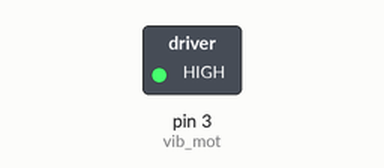
Bench run of a sketch on a simulated Arduino Uno, built with avr-gcc and run on an emulated ATmega328P. On the bench: switched loads named in the sketch (green lamp = pin HIGH). Dashed ring = blinking.

Above: at 0.4 s.
Timing chart, 0 to 3.0 s (numbered marks = the images above):
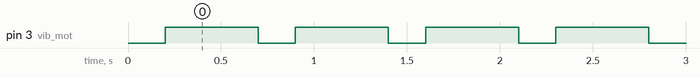

Measured:
- by itself, pin 3 (vib_mot): alternates HIGH for 0.50 s and LOW for 0.20 s

The sketch:

test_vibr_motor.ino
```cpp
int vib_mot = 3;

void setup() {
  // initialize the digital pin as an output.
  pinMode(vib_mot, OUTPUT);
}

void loop() {
  // Short pulses
  digitalWrite(vib_mot, LOW);   // ON
  delay(200);
  digitalWrite(vib_mot, HIGH);  // OFF
  delay(500);

}
```
